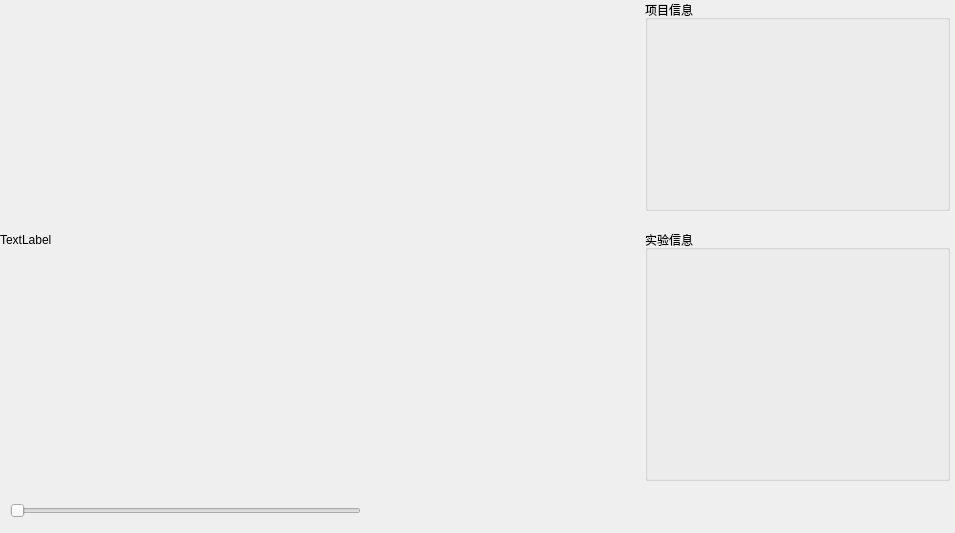
<?xml version="1.0" encoding="UTF-8"?>
<ui version="4.0">
 <class>PlayCircleDialog</class>
 <widget class="QDialog" name="PlayCircleDialog">
  <property name="geometry">
   <rect>
    <x>0</x>
    <y>0</y>
    <width>955</width>
    <height>533</height>
   </rect>
  </property>
  <property name="windowTitle">
   <string>Dialog</string>
  </property>
  <widget class="QLabel" name="label">
   <property name="geometry">
    <rect>
     <x>0</x>
     <y>0</y>
     <width>640</width>
     <height>480</height>
    </rect>
   </property>
   <property name="text">
    <string>TextLabel</string>
   </property>
  </widget>
  <widget class="QGroupBox" name="groupBox">
   <property name="geometry">
    <rect>
     <x>645</x>
     <y>0</y>
     <width>305</width>
     <height>211</height>
    </rect>
   </property>
   <property name="title">
    <string>项目信息</string>
   </property>
  </widget>
  <widget class="QGroupBox" name="groupBox_2">
   <property name="geometry">
    <rect>
     <x>645</x>
     <y>230</y>
     <width>305</width>
     <height>251</height>
    </rect>
   </property>
   <property name="title">
    <string>实验信息</string>
   </property>
  </widget>
  <widget class="QSlider" name="horizontalSlider">
   <property name="geometry">
    <rect>
     <x>10</x>
     <y>500</y>
     <width>351</width>
     <height>22</height>
    </rect>
   </property>
   <property name="orientation">
    <enum>Qt::Horizontal</enum>
   </property>
  </widget>
 </widget>
 <resources/>
 <connections/>
</ui>
